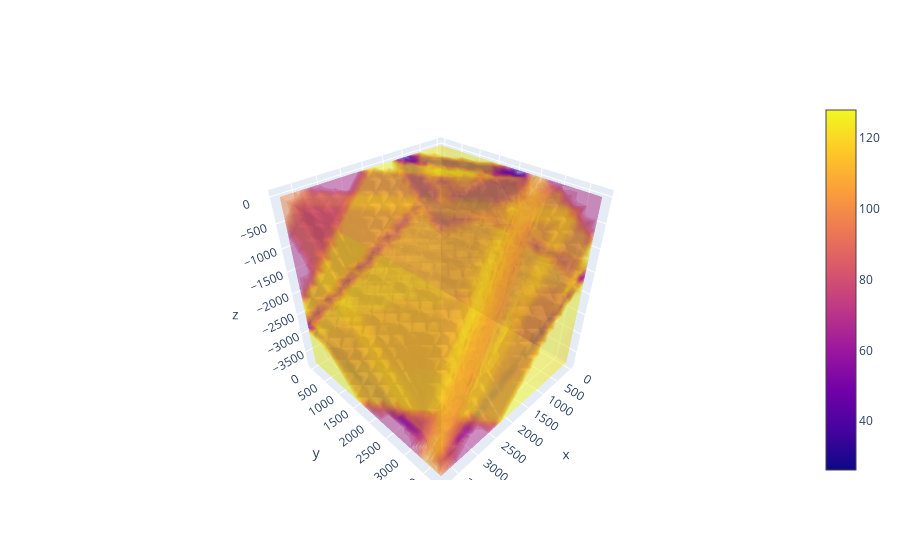

Notebook code cell kept with this figure:
### Code cell
yield_path = 'downscaled_models_02_26_2024__16_06_58.h5'

with h5py.File(yield_path, 'r') as f:
    perm = f['perm'][2]
    # dens = f['dens'][2]

plotly_plot(perm)

### Figure 1 — Plotly figure (JSON) as saved in the notebook; plotly's stock layout.template omitted (floating-point values rounded to 4 significant figures; data arrays with more than 128 entries replaced by an {"elided": "..."} marker saying what was removed)
{"data": [{"opacity": 0.3, "surface": {"count": 21}, "type": "volume", "value": {"elided": "8000 float values"}, "x": {"elided": "8000 int values"}, "y": {"elided": "8000 int values"}, "z": {"elided": "8000 int values"}}], "layout": {}}
